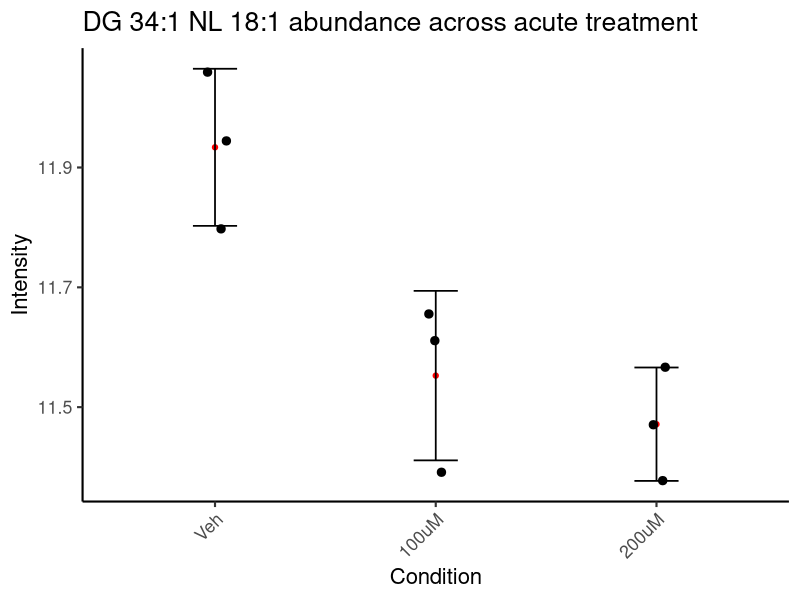
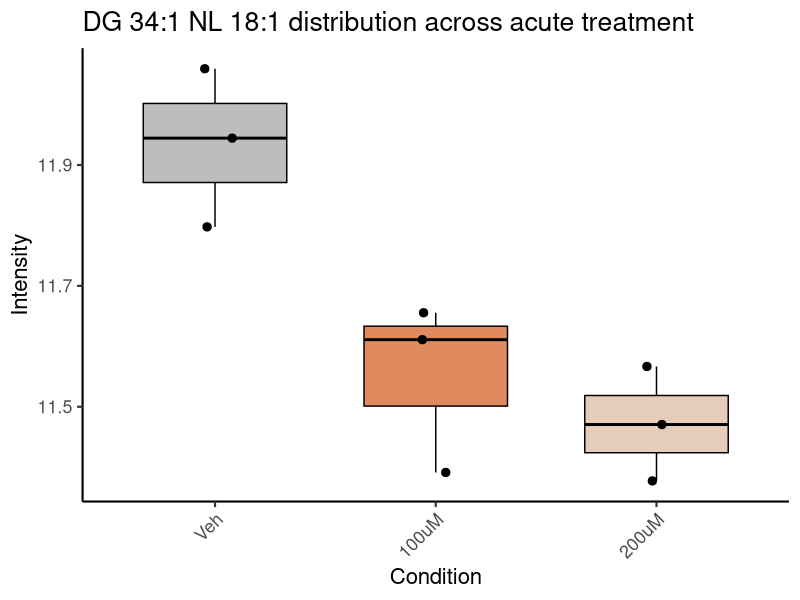
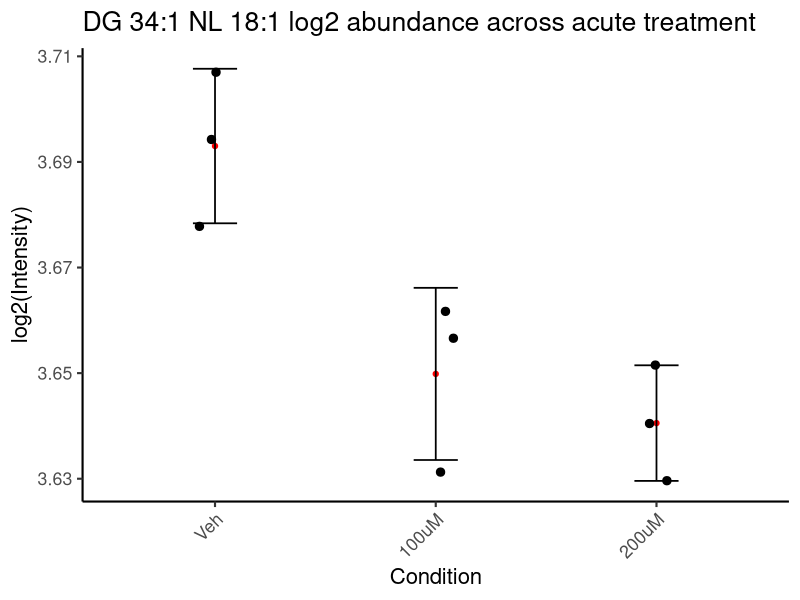
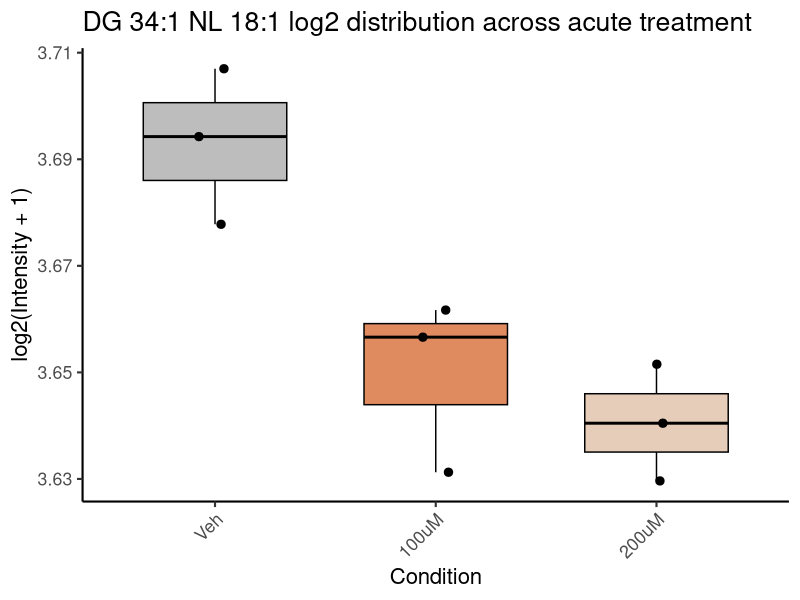
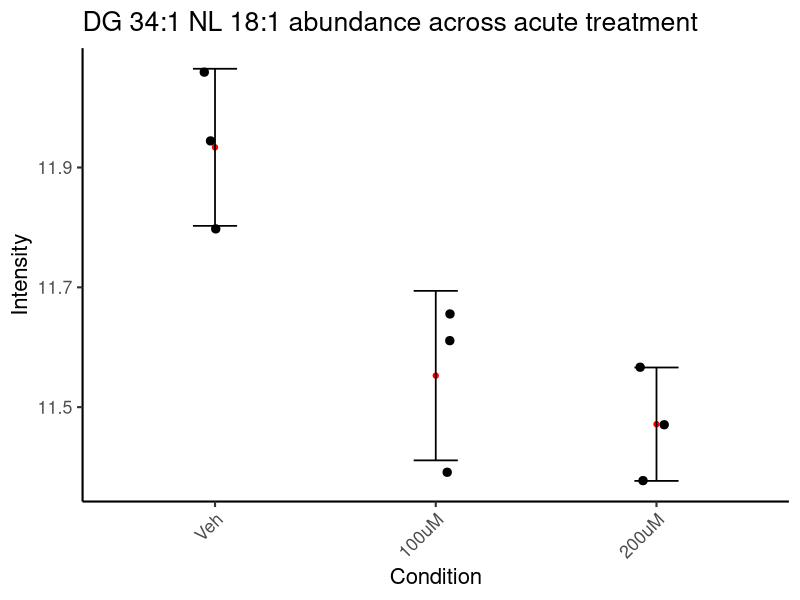
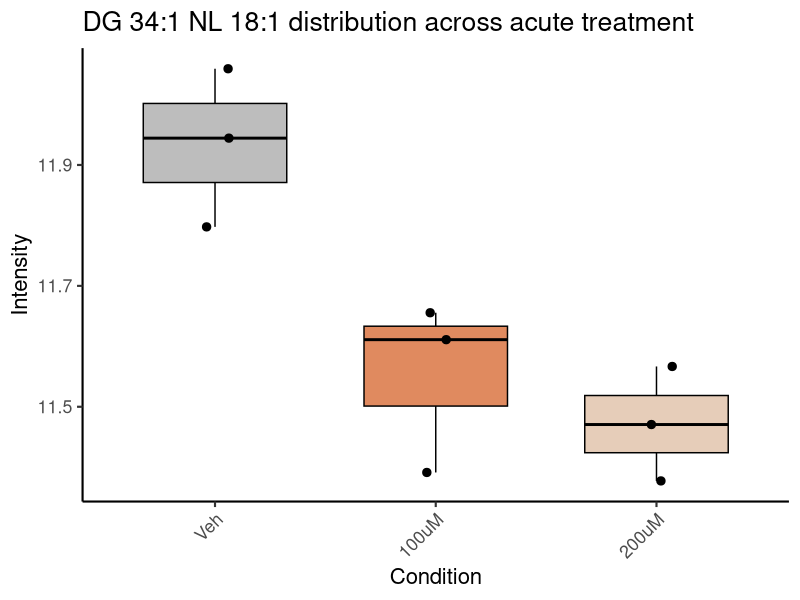
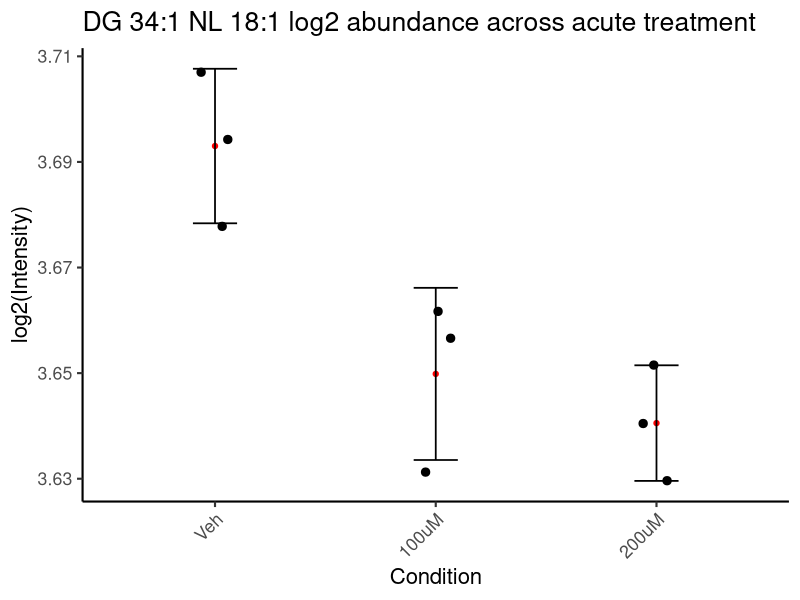
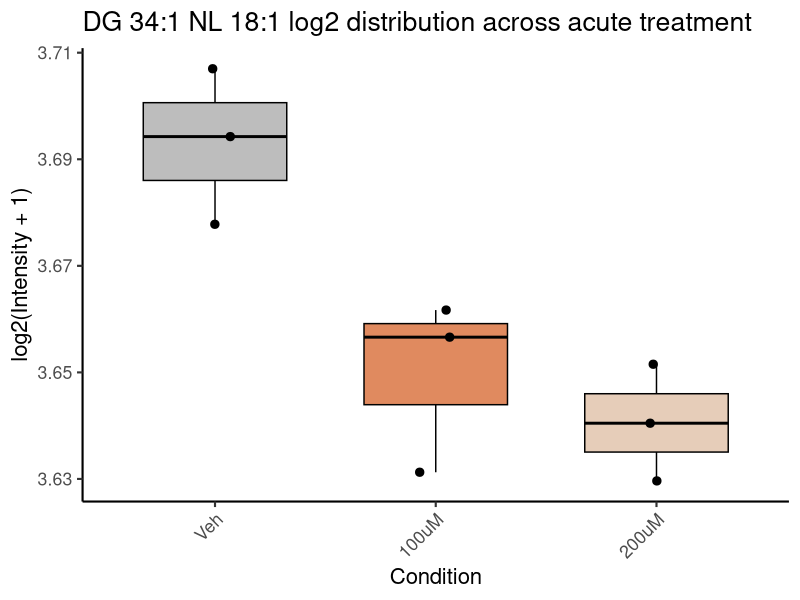

Here is the R script that generated these plots, in order:
library(dplyr)
library(ggplot2)
library(readr)
library(stringr)

# ---------------------------------------------------------
# 1. INPUTS
# ---------------------------------------------------------

df_long <- read.csv("Lipidomics/output_txts/Acute_DEA_long.csv", check.names = FALSE)

# remove unnamed first column if present
df_long <- df_long[, colnames(df_long) != ""]

# lipid to plot
lipid_to_plot <- "DG 34:1 NL 18:1"

# optional: filter to a specific MRM
mrm_to_plot <- NULL

# plot settings
plot_points <- TRUE
use_sd <- TRUE   # TRUE = SD, FALSE = SEM

condition_order <- c("RDH12_Veh", "RDH12_100", "RDH12_200")

condition_labels <- c(
  "RDH12_Veh" = "Veh",
  "RDH12_100" = "100uM",
  "RDH12_200" = "200uM"
)

condition_fill <- c(
  "RDH12_Veh" = "#BDBDBD",
  "RDH12_100" = "#E08A5F",
  "RDH12_200" = "#E6CDB9"
)

out_file_bar_raw  <- paste0("Lipidomics/Figures/Acute/Lipid_barplot_raw_",  gsub("[^A-Za-z0-9]+", "_", lipid_to_plot), ".svg")
out_file_box_raw  <- paste0("Lipidomics/Figures/Acute/Lipid_boxplot_raw_",  gsub("[^A-Za-z0-9]+", "_", lipid_to_plot), ".svg")
out_file_bar_log2 <- paste0("Lipidomics/Figures/Acute/Lipid_barplot_log2_", gsub("[^A-Za-z0-9]+", "_", lipid_to_plot), ".svg")
out_file_box_log2 <- paste0("Lipidomics/Figures/Acute/Lipid_boxplot_log2_", gsub("[^A-Za-z0-9]+", "_", lipid_to_plot), ".svg")

# ---------------------------------------------------------
# 2. CHECK INPUT TABLE
# ---------------------------------------------------------

print(colnames(df_long))
print(unique(df_long$condition))

# ---------------------------------------------------------
# 3. FILTER TO LIPID OF INTEREST
# ---------------------------------------------------------

lipid_df <- df_long %>%
  mutate(
    condition = factor(condition, levels = condition_order)
  ) %>%
  filter(
    name == lipid_to_plot,
    if (!is.null(mrm_to_plot)) mrm == mrm_to_plot else TRUE
  )

if (nrow(lipid_df) == 0) {
  stop("No rows found for the requested lipid. Check 'lipid_to_plot' and optional 'mrm_to_plot'.")
}

# inspect matching rows
lipid_df %>%
  distinct(name, mrm, ID, picked_candidate) 
 # print(n = 50)

# ---------------------------------------------------------
# 4. SUMMARIZE BY CONDITION (RAW INTENSITY)
# ---------------------------------------------------------

summary_df <- lipid_df %>%
  filter(!is.na(condition), !is.na(intensity)) %>%
  group_by(condition) %>%
  summarise(
    mean_intensity = mean(intensity, na.rm = TRUE),
    sd_intensity   = sd(intensity, na.rm = TRUE),
    n              = sum(!is.na(intensity)),
    sem_intensity  = sd_intensity / sqrt(n),
    .groups = "drop"
  ) %>%
  mutate(
    error_value = if (use_sd) sd_intensity else sem_intensity
  )

print(summary_df)

# ---------------------------------------------------------
# 5. BAR PLOT: RAW INTENSITY
# ---------------------------------------------------------

p_bar_raw <- ggplot(summary_df, aes(x = condition, y = mean_intensity, fill = condition)) +
  geom_point(color = "red", width = 0.7) +
  geom_errorbar(
    aes(
      ymin = mean_intensity - error_value,
      ymax = mean_intensity + error_value
    ),
    width = 0.2,
    linewidth = 0.6
  ) +
  {
    if (plot_points) {
      geom_point(
        data = lipid_df,
        aes(x = condition, y = intensity),
        inherit.aes = FALSE,
        size = 2.5,
        position = position_jitter(width = 0.08, height = 0)
      )
    }
  } +
  scale_x_discrete(labels = condition_labels) +
  scale_fill_manual(values = condition_fill, guide = "none") +
  labs(
    title = paste(lipid_to_plot, "abundance across acute treatment"),
    subtitle = if (!is.null(mrm_to_plot)) paste("MRM:", mrm_to_plot) else NULL,
    x = "Condition",
    y = "Intensity"
  ) +
  theme_classic(base_size = 16) +
  theme(
    axis.text.x = element_text(angle = 45, hjust = 1)
  )

print(p_bar_raw)

# ---------------------------------------------------------
# 6. BOXPLOT + POINTS: RAW INTENSITY
# ---------------------------------------------------------

p_box_raw <- ggplot(lipid_df, aes(x = condition, y = intensity, fill = condition)) +
  geom_boxplot(width = 0.65, outlier.shape = NA, color = "black") +
  geom_point(
    size = 2.5,
    position = position_jitter(width = 0.08, height = 0)
  ) +
  scale_x_discrete(labels = condition_labels) +
  scale_fill_manual(values = condition_fill, guide = "none") +
  labs(
    title = paste(lipid_to_plot, "distribution across acute treatment"),
    subtitle = if (!is.null(mrm_to_plot)) paste("MRM:", mrm_to_plot) else NULL,
    x = "Condition",
    y = "Intensity"
  ) +
  theme_classic(base_size = 16) +
  theme(
    axis.text.x = element_text(angle = 45, hjust = 1)
  )

print(p_box_raw)

# ---------------------------------------------------------
# 7. LOG2 INTENSITY VERSION
# ---------------------------------------------------------

lipid_df_log2 <- lipid_df %>%
  mutate(log2_intensity = log2(intensity + 1))

summary_df_log2 <- lipid_df_log2 %>%
  filter(!is.na(condition), !is.na(log2_intensity)) %>%
  group_by(condition) %>%
  summarise(
    mean_log2 = mean(log2_intensity, na.rm = TRUE),
    sd_log2   = sd(log2_intensity, na.rm = TRUE),
    n         = sum(!is.na(log2_intensity)),
    sem_log2  = sd_log2 / sqrt(n),
    .groups = "drop"
  ) %>%
  mutate(
    error_value = if (use_sd) sd_log2 else sem_log2
  )

print(summary_df_log2)

# ---------------------------------------------------------
# 8. BAR PLOT: LOG2 INTENSITY
# ---------------------------------------------------------

p_bar_log2 <- ggplot(summary_df_log2, aes(x = condition, y = mean_log2, fill = condition)) +
  geom_point(color = "red", width = 0.7) +
  geom_errorbar(
    aes(
      ymin = mean_log2 - error_value,
      ymax = mean_log2 + error_value
    ),
    width = 0.2,
    linewidth = 0.6
  ) +
  {
    if (plot_points) {
      geom_point(
        data = lipid_df_log2,
        aes(x = condition, y = log2_intensity),
        inherit.aes = FALSE,
        size = 2.5,
        position = position_jitter(width = 0.08, height = 0)
      )
    }
  } +
  scale_x_discrete(labels = condition_labels) +
  scale_fill_manual(values = condition_fill, guide = "none") +
  labs(
    title = paste(lipid_to_plot, "log2 abundance across acute treatment"),
    subtitle = if (!is.null(mrm_to_plot)) paste("MRM:", mrm_to_plot) else NULL,
    x = "Condition",
    y = "log2(Intensity)"
  ) +
  theme_classic(base_size = 16) +
  theme(
    axis.text.x = element_text(angle = 45, hjust = 1)
  )

print(p_bar_log2)

# ---------------------------------------------------------
# 9. BOXPLOT + POINTS: LOG2 INTENSITY
# ---------------------------------------------------------

p_box_log2 <- ggplot(lipid_df_log2, aes(x = condition, y = log2_intensity, fill = condition)) +
  geom_boxplot(width = 0.65, outlier.shape = NA, color = "black") +
  geom_point(
    size = 2.5,
    position = position_jitter(width = 0.08, height = 0)
  ) +
  scale_x_discrete(labels = condition_labels) +
  scale_fill_manual(values = condition_fill, guide = "none") +
  labs(
    title = paste(lipid_to_plot, "log2 distribution across acute treatment"),
    subtitle = if (!is.null(mrm_to_plot)) paste("MRM:", mrm_to_plot) else NULL,
    x = "Condition",
    y = "log2(Intensity + 1)"
  ) +
  theme_classic(base_size = 16) +
  theme(
    axis.text.x = element_text(angle = 45, hjust = 1)
  )

print(p_box_log2)

# ---------------------------------------------------------
# 10. OPTIONAL: PRINT DEA STATS FOR THIS LIPID
# ---------------------------------------------------------

lipid_stats <- lipid_df %>%
  select(
    name, mrm, ID,
    starts_with("RDH12_100_vs_RDH12_Veh"),
    starts_with("RDH12_200_vs_RDH12_100"),
    starts_with("RDH12_200_vs_RDH12_Veh")
  ) %>%
  distinct()

#print(lipid_stats, n = 50)

# ---------------------------------------------------------
# 11. SAVE
# ---------------------------------------------------------

ggsave(out_file_bar_raw,  p_bar_raw,  width = 8, height = 6)
ggsave(out_file_box_raw,  p_box_raw,  width = 8, height = 6)
ggsave(out_file_bar_log2, p_bar_log2, width = 8, height = 6)
ggsave(out_file_box_log2, p_box_log2, width = 8, height = 6)
